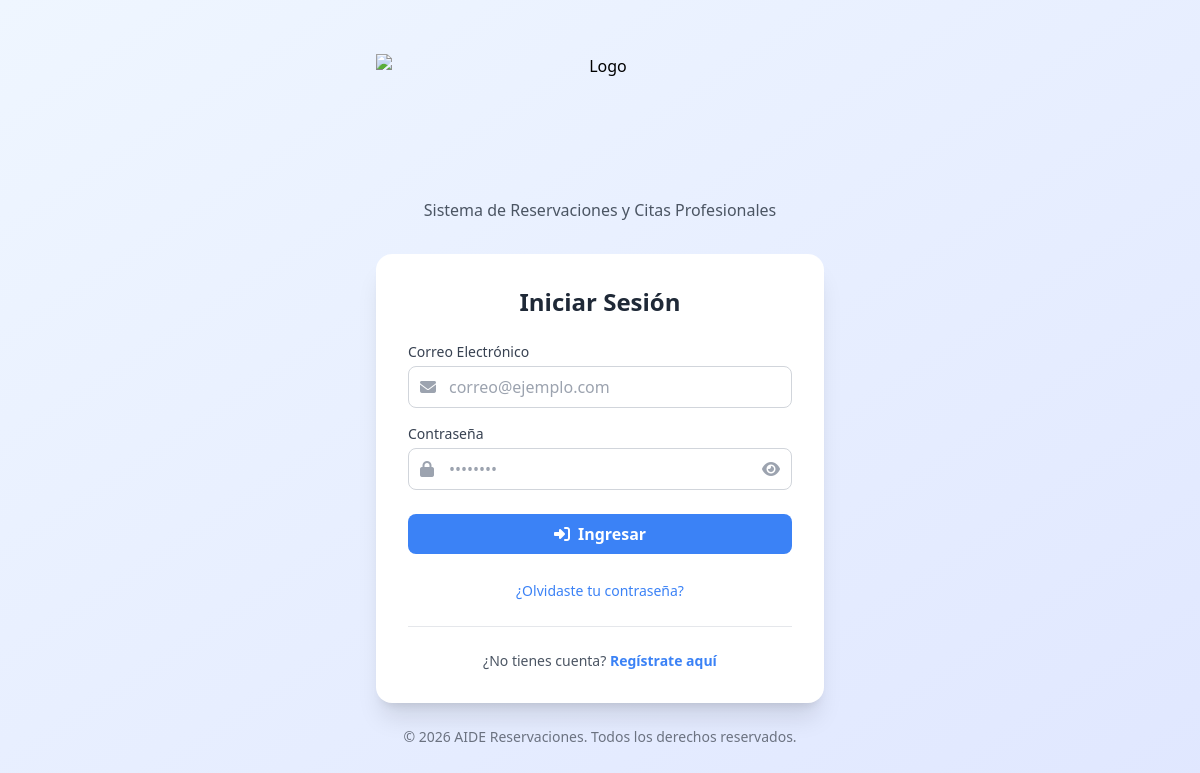
/public/login.php, run on an earlier commit of the app's database.
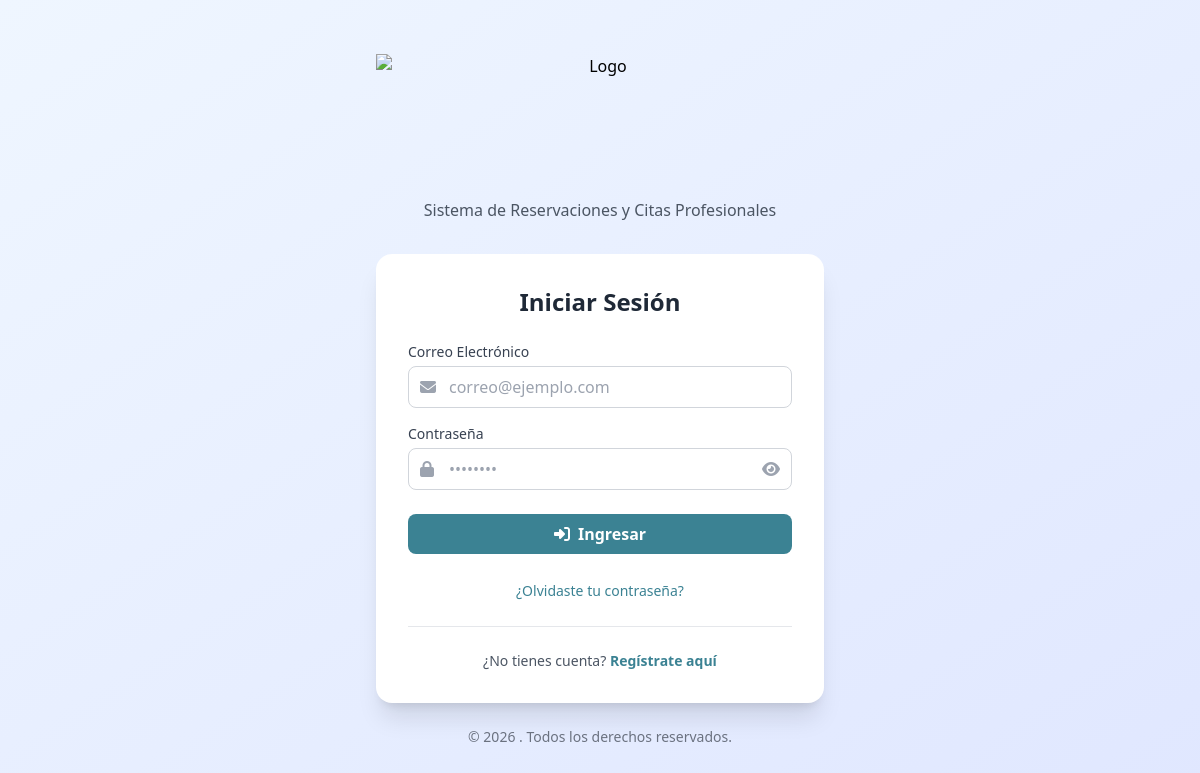
And on a later commit of the database.
### tables this page shows
CREATE TABLE `configuraciones` (
  `id` int(11) NOT NULL,
  `clave` varchar(100) NOT NULL,
  `valor` text,
  `tipo` enum('text','number','boolean','json','color','image') DEFAULT 'text',
  `descripcion` varchar(255) DEFAULT NULL,
  `created_at` timestamp NOT NULL DEFAULT CURRENT_TIMESTAMP,
  `updated_at` timestamp NOT NULL DEFAULT CURRENT_TIMESTAMP ON UPDATE CURRENT_TIMESTAMP
);

### app/controllers/AuthController.php (called while the page is built, shortened)
<?php
class AuthController extends BaseController {
    public function login() {
        $error = '';
        $this->renderAuth('auth/login', [
            'title' => 'Iniciar Sesión',
            'error' => $error
        ]);
    }
}

### public/login.php (called while the page is built, shortened)
<?php
require_once __DIR__ . '/index.php';

### helpers/functions.php (called while the page is built, shortened)
<?php
function url($path = '') {
    return BASE_URL . '/' . ltrim($path, '/');
}
function asset($path = '') {
    return PUBLIC_URL . '/' . ltrim($path, '/');
}
function e($text) {
    return htmlspecialchars($text ?? '', ENT_QUOTES, 'UTF-8');
}
function getConfig($key, $default = null) {
    try {
        $db = Database::getInstance();
        $result = $db->fetch("SELECT valor FROM configuraciones WHERE clave = ?", [$key]);
        return $result ? $result['valor'] : $default;
    } catch (Exception $e) {
        return $default;
    }
}

### config/database.php (called while the page is built, shortened)
<?php
class Database {
    private static $instance = null;
    private $connection;
    private function __construct() {
        try {
            $dsn = "mysql:host=" . DB_HOST . ";dbname=" . DB_NAME . ";charset=" . DB_CHARSET;
            $options = [
                PDO::ATTR_ERRMODE => PDO::ERRMODE_EXCEPTION,
                PDO::ATTR_DEFAULT_FETCH_MODE => PDO::FETCH_ASSOC,
                PDO::ATTR_EMULATE_PREPARES => false,
            ];
            $this->connection = new PDO($dsn, DB_USER, DB_PASS, $options);
            $this->connection->exec("SET NAMES utf8mb4");
            $this->connection->exec("SET CHARACTER SET utf8mb4");
            if (defined('APP_TIMEZONE')) {
                $tz = new DateTimeZone(APP_TIMEZONE);
                $now = new DateTime('now', $tz);
                $offsetSeconds = $tz->getOffset($now);
                $sign = $offsetSeconds >= 0 ? '+' : '-';
                $abs = abs($offsetSeconds);
                $hours = str_pad((string) floor($abs / 3600), 2, '0', STR_PAD_LEFT);
                $minutes = str_pad((string) floor(($abs % 3600) / 60), 2, '0', STR_PAD_LEFT);
                $mysqlTz = $sign . $hours . ':' . $minutes;
                $this->connection->exec("SET time_zone = '{$mysqlTz}'");
            }
        } catch (PDOException $e) {
            die("Error de conexión a la base de datos: " . $e->getMessage());
        }
    }
    public static function getInstance() {
        if (self::$instance === null) {
            self::$instance = new self();
        }
        return self::$instance;
    }
    public function query($sql, $params = []) {
        $stmt = $this->connection->prepare($sql);
        $stmt->execute($params);
        return $stmt;
    }
    public function fetch($sql, $params = []) {
        return $this->query($sql, $params)->fetch();
    }
}

### app/views/layouts/auth.php (the view, shortened to what the changed rows need)
<!DOCTYPE html>
<html lang="es">
<head>
    <script src="https://cdn.tailwindcss.com"></script>
    <link rel="stylesheet" href="https://cdnjs.cloudflare.com/ajax/libs/font-awesome/6.4.0/css/all.min.css">
</head>
<body class="bg-gradient-to-br from-blue-50 to-indigo-100 min-h-screen flex items-center justify-center p-4">
    <div class="w-full max-w-md">
        <div class="text-center mb-8">
            <img src="<?= asset('images/logo.png') ?>" alt="Logo" class="h-32 mx-auto mb-4 w-auto object-contain">
            <p class="text-gray-600">Sistema de Reservaciones y Citas Profesionales</p>
        </div>
        <div class="bg-white rounded-2xl shadow-xl p-8">
            <?php include $content; ?>
        </div>
        <p class="text-center text-gray-500 text-sm mt-6">
            &copy; <?= date('Y') ?> <?= e(getConfig('nombre_sitio', 'ReserBot')) ?>. Todos los derechos reservados.
        </p>
    </div>
</body>
</html>

### app/views/auth/login.php (shortened to what the changed rows need)
<h2 class="text-2xl font-bold text-gray-800 text-center mb-6">Iniciar Sesi&oacute;n</h2>
<form method="POST" action="<?= url('/login') ?>">
    <div class="mb-4">
        <label for="email" class="block text-sm font-medium text-gray-700 mb-1">Correo Electr&oacute;nico</label>
        <div class="relative">
            <span class="absolute inset-y-0 left-0 pl-3 flex items-center text-gray-400">
                <i class="fas fa-envelope"></i>
            </span>
            <input type="email" id="email" name="email" required
                   class="w-full pl-10 pr-4 py-2 border border-gray-300 rounded-lg focus:ring-2 focus:ring-primary focus:border-primary"
                   placeholder="correo@ejemplo.com">
        </div>
    </div>
    <div class="mb-6">
        <label for="password" class="block text-sm font-medium text-gray-700 mb-1">Contrase&ntilde;a</label>
        <div class="relative">
            <span class="absolute inset-y-0 left-0 pl-3 flex items-center text-gray-400">
                <i class="fas fa-lock"></i>
            </span>
            <input type="password" id="password" name="password" required
                   class="w-full pl-10 pr-10 py-2 border border-gray-300 rounded-lg focus:ring-2 focus:ring-primary focus:border-primary"
                   placeholder="••••••••">
            <button type="button" onclick="togglePasswordVisibility()" class="absolute inset-y-0 right-0 pr-3 flex items-center text-gray-400 hover:text-gray-600">
                <i id="togglePasswordIcon" class="fas fa-eye"></i>
            </button>
        </div>
    </div>
    <button type="submit"
            class="w-full bg-primary hover:bg-secondary text-white font-semibold py-2 px-4 rounded-lg transition duration-200">
        <i class="fas fa-sign-in-alt mr-2"></i>Ingresar
    </button>
</form>
<div class="mt-6 text-center">
    <a href="<?= url('/recuperar-password') ?>" class="text-sm text-primary hover:underline">
        &iquest;Olvidaste tu contrase&ntilde;a?
    </a>
</div>
<hr class="my-6">
<p class="text-center text-gray-600 text-sm">
    &iquest;No tienes cuenta?
    <a href="<?= url('/registro') ?>" class="text-primary font-semibold hover:underline">
        Reg&iacute;strate aqu&iacute;
    </a>
</p>

What changed in the data, as far as the page shows it:
no longer on this page (row edited): configuraciones: valor "AIDE Reservaciones"
